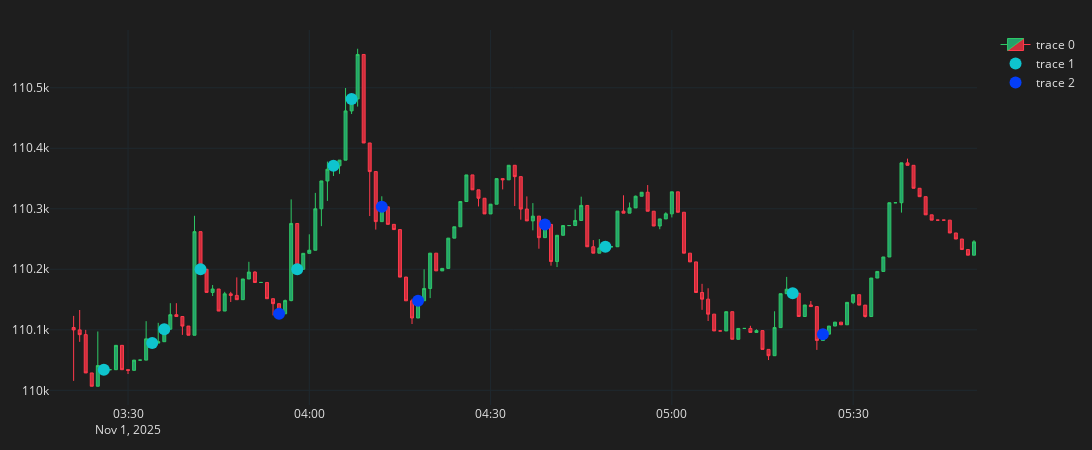

Notebook source saved alongside this figure:
### Code cell
fig = go.Figure()

fig.add_trace(go.Candlestick(   #Adding candlestick chart
    x=df_plot.open_time, open=df_plot.open, high=df_plot.high, low=df_plot.low, close=df_plot.close,
    line=dict(width=1), opacity=1,
    increasing_line_color='#2EC866', 
    decreasing_line_color='#FF3A4C',
    increasing_fillcolor='#24A06B', 
    decreasing_fillcolor='#CC2E3B',
    )) 

fig.add_trace(go.Scatter(
    x=df_buys.open_time,
    y=df_buys.close,
    mode='markers',
    marker=dict(color='#0ec4ce', size=12)
))

fig.add_trace(go.Scatter(
    x=df_sells.open_time,
    y=df_sells.close,
    mode='markers',
    marker=dict(color='#043ef9', size=12)
))

fig.update_layout(width=1100, height=450,
                  margin=dict(l=30, r=30, t=30, b=30),
                  font=dict(color='#e1e1e1'), 
                  paper_bgcolor='#1e1e1e',
                  plot_bgcolor='#1e1e1e')

fig.update_xaxes(
    gridcolor='#1f292f',
    showgrid=True,fixedrange=True,rangeslider=dict(visible=False)
    #rangebreaks=[dict(bounds=["sat", "mon"])]
)
 
fig.update_yaxes(
    gridcolor='#1f292f',
    showgrid=True
)
fig.show()

### Figure 1 — Plotly figure (JSON) as saved in the notebook; plotly's stock layout.template omitted (floating-point values rounded to 4 significant figures; data arrays with more than 128 entries replaced by an {"elided": "..."} marker saying what was removed)
{"data": [{"close": {"elided": "150 float values"}, "decreasing": {"fillcolor": "#CC2E3B", "line": {"color": "#FF3A4C"}}, "high": {"elided": "150 float values"}, "increasing": {"fillcolor": "#24A06B", "line": {"color": "#2EC866"}}, "line": {"width": 1}, "low": {"elided": "150 float values"}, "opacity": 1, "open": {"elided": "150 float values"}, "type": "candlestick", "x": {"elided": "150 str values"}}, {"marker": {"color": "#0ec4ce", "size": 12}, "mode": "markers", "type": "scatter", "x": ["2025-11-01 03:26:00+00:00", "2025-11-01 03:34:00+00:00", "2025-11-01 03:36:00+00:00", "2025-11-01 03:42:00+00:00", "2025-11-01 03:58:00+00:00", "2025-11-01 04:04:00+00:00", "2025-11-01 04:07:00+00:00", "2025-11-01 04:49:00+00:00", "2025-11-01 05:20:00+00:00"], "y": [110000.0, 110100.0, 110100.0, 110200.0, 110200.0, 110400.0, 110500.0, 110200.0, 110200.0]}, {"marker": {"color": "#043ef9", "size": 12}, "mode": "markers", "type": "scatter", "x": ["2025-11-01 03:55:00+00:00", "2025-11-01 04:12:00+00:00", "2025-11-01 04:18:00+00:00", "2025-11-01 04:39:00+00:00", "2025-11-01 05:25:00+00:00"], "y": [110100.0, 110300.0, 110100.0, 110300.0, 110100.0]}], "layout": {"font": {"color": "#e1e1e1"}, "height": 450, "margin": {"b": 30, "l": 30, "r": 30, "t": 30}, "paper_bgcolor": "#1e1e1e", "plot_bgcolor": "#1e1e1e", "width": 1100, "xaxis": {"fixedrange": true, "gridcolor": "#1f292f", "rangeslider": {"visible": false}, "showgrid": true}, "yaxis": {"gridcolor": "#1f292f", "showgrid": true}}}
